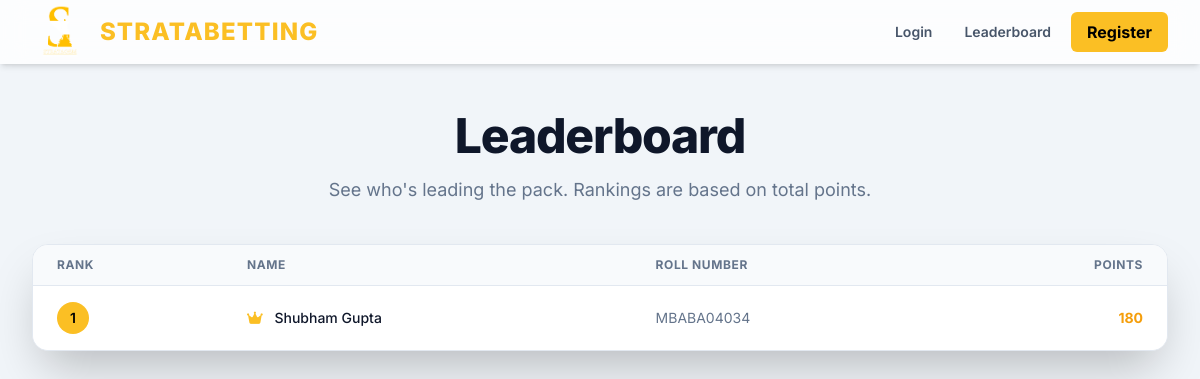
The app's page /leaderboard with its own data.
### app.py (models this page shows, shortened)
class User(db.Model):
    roll_number = db.Column(db.String(20), primary_key=True)
    name = db.Column(db.String(100), nullable=False)
    password_hash = db.Column(db.String(60), nullable=False)
    points = db.Column(db.Integer, nullable=False, default=200)
    is_admin = db.Column(db.Boolean, nullable=False, default=False)
    bets = db.relationship('Bet', backref='bettor', lazy=True, cascade="all, delete-orphan")
    @property
    def password(self):
        raise AttributeError('password is not a readable attribute')

### app.py (the view)
@app.route('/leaderboard')
def leaderboard():
    user = get_current_user()
    if not user:
        pass
    players = User.query.filter(User.bets.any(), User.is_admin == False).order_by(db.desc(User.points)).all()
    return render_template('leaderboard.html', user=user, players=players)

### app.py (called while the page is built)
def get_current_user():
    if 'roll_number' in session:
        return User.query.get(session['roll_number'])
    return None

### templates/leaderboard.html (shortened to what this page needs)
{% extends "base.html" %}
{% block content %}
<div class="mb-10 text-center">
    <h1 class="text-4xl font-extrabold text-slate-900 dark:text-white tracking-tight sm:text-5xl">Leaderboard</h1>
    <p class="mt-4 max-w-xl mx-auto text-lg text-slate-500 dark:text-slate-400">See who's leading the pack. Rankings are
        based on total points.</p>
</div>
<div
    class="bg-white dark:bg-gray-800 shadow-2xl rounded-2xl border border-slate-200 dark:border-gray-700 overflow-hidden">
    <div class="overflow-x-auto">
        <table class="min-w-full divide-y divide-slate-200 dark:divide-gray-700">
            <thead class="bg-slate-50 dark:bg-gray-700/50">
                <tr>
                    <th scope="col"
                        class="px-6 py-3 text-left text-xs font-bold text-slate-500 dark:text-slate-300 uppercase tracking-wider">
                        Rank</th>
                    <th scope="col"
                        class="px-6 py-3 text-left text-xs font-bold text-slate-500 dark:text-slate-300 uppercase tracking-wider">
                        Name</th>
                    <th scope="col"
                        class="px-6 py-3 text-left text-xs font-bold text-slate-500 dark:text-slate-300 uppercase tracking-wider">
                        Roll Number</th>
                    <th scope="col"
                        class="px-6 py-3 text-right text-xs font-bold text-slate-500 dark:text-slate-300 uppercase tracking-wider">
                        Points</th>
                </tr>
            </thead>
            <tbody class="bg-white dark:bg-gray-800 divide-y divide-slate-200 dark:divide-gray-700">
                {% for player in players %}
                <tr class="hover:bg-slate-50 dark:hover:bg-gray-700/50 transition-colors">
                    <td class="px-6 py-4 whitespace-nowrap text-sm font-semibold text-slate-800 dark:text-slate-100">
                        <span class="inline-flex items-center justify-center h-8 w-8 rounded-full
                            {% if loop.index == 1 %} bg-amber-400 text-black
                            {% elif loop.index == 2 %} bg-slate-400 text-black
                            {% elif loop.index == 3 %} bg-yellow-600 text-white
                            {% else %} bg-slate-200 dark:bg-gray-700 text-slate-700 dark:text-slate-200
                            {% endif %}">
                            {{ loop.index }}
                        </span>
                    </td>
                    <td class="px-6 py-4 whitespace-nowrap text-sm font-medium text-slate-900 dark:text-white">
                        {% if loop.index == 1 %}
                        <i class="fa-solid fa-crown text-amber-400 mr-2"></i>
                        {% endif %}
                        {{ player.name }}
                    </td>
                    <td class="px-6 py-4 whitespace-nowrap text-sm text-slate-500 dark:text-slate-400">{{
                        player.roll_number }}</td>
                    <td class="px-6 py-4 whitespace-nowrap text-right text-sm font-bold text-amber-500">{{ player.points
                        }}</td>
                </tr>
                {% else %}
                <tr>
                    <td colspan="4" class="px-6 py-12 text-center text-slate-500 dark:text-slate-400">
                        The leaderboard is empty. Place a bet to get on the board!
                    </td>
                </tr>
                {% endfor %}
            </tbody>
        </table>
    </div>
</div>
{% endblock %}

### templates/base.html (style rules this page uses)
body { font-family: 'Inter', sans-serif; }
.bg-amber-400 { background-color: #FFBF00; }
.text-amber-400 { color: #FFBF00; }

### records on screen
User: name "Shubham Gupta", roll_number "MBABA04034", points "180"
